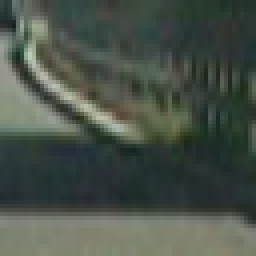
#> input picture images/image400.png, 64 x 64 px (shown 4 times larger)
$ python single_image_extract.py
#> lines starting #> are read from the running program, lines starting #| are printed output that depends on the picture
import cv2
import matplotlib.pyplot as plt
import numpy as np
from skimage.feature import hog

def get_hog_features(img, orient, pix_per_cell, cell_per_block,
                     vis=False, feature_vec=True):
    # Call with two outputs if vis==True
    if vis == True:
        features, hog_image = hog(img, orientations=orient,
                                  pixels_per_cell=(pix_per_cell, pix_per_cell),
                                  cells_per_block=(cell_per_block, cell_per_block),
                                  transform_sqrt=False,
                                  visualise=vis, feature_vector=feature_vec)
        return features, hog_image
    # Otherwise call with one output
    else:
        features = hog(img, orientations=orient,
                       pixels_per_cell=(pix_per_cell, pix_per_cell),
                       cells_per_block=(cell_per_block, cell_per_block),
                       transform_sqrt=False,
                       visualise=vis, feature_vector=feature_vec)
        return features

hog_features_param = {'orient': 9,
                      'pix_per_cell': 8,
                      'cell_per_block': 2}

#img = cv2.imread("../images/image0749.png")
img = cv2.imread("../images/image400.png")
#> img is the input picture: shape (64, 64, 3); mean B, G, R 73.2, 82.3, 73.4
img = cv2.cvtColor(img, cv2.COLOR_BGR2YCrCb)
#> img: shape (64, 64, 3); mean of channels 0, 1, 2 78.6, 124.3, 124.9

for channel in range(0, 3):
    feature, hog_img = get_hog_features(img[:,:,channel], 9, 8, 2, vis=True, feature_vec=True)
    hog_img = cv2.resize(hog_img, (150,150))
    plt.imsave('../images/notcar_img_' + str(channel) + '.png', cv2.resize(img[:,:,channel], (150,150)), cmap='gray')
    plt.imsave('../images/notcar_hog_' + str(channel) + '.png', hog_img, cmap='gray')
#> this loop made 3 passes
#> pass 1, `feature, hog_img = get_hog_features(img[:,:,channel], 9, 8, 2, vis=Tru..`:
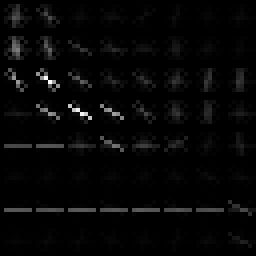
#> hog_img: shape (64, 64) float64 (shown 4 times larger); min 0, max 63.1, mean 1.6; drawn with min black and max white
#> pass 1, `hog_img = cv2.resize(hog_img, (150,150))`:
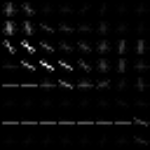
#> hog_img: shape (150, 150) float64; min 0, max 56.95, mean 1.6; drawn with min black and max white
#> pass 1, `plt.imsave('../images/notcar_img_' + str(channel) + '.png', cv2.resize..`:
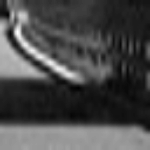
#> saved as notcar_img_0.png: shape (150, 150, 3); min 0, max 255, mean 73.5

$ run again, with images/image0749.png copied over images/image400.png
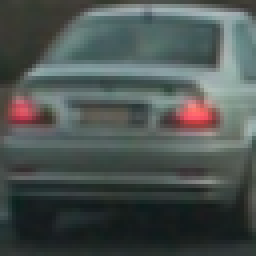
#> input picture images/image0749.png, 64 x 64 px (shown 4 times larger)
#> img is the input picture: shape (64, 64, 3); mean B, G, R 81.4, 83.9, 76
#> img: shape (64, 64, 3); mean of channels 0, 1, 2 81.2, 124.2, 128.1
#> the loop `for channel in range(0, 3):` made 3 passes
#> pass 1, `hog_img = cv2.resize(hog_img, (150,150))`:
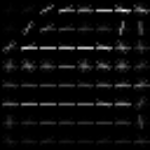
#> hog_img: shape (150, 150) float64; min 0, max 44.33, mean 2.1; drawn with min black and max white
#> pass 1, `plt.imsave('../images/notcar_img_' + str(channel) + '.png', cv2.resize..`:
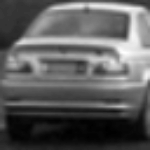
#> saved as notcar_img_0.png: shape (150, 150, 3); min 0, max 255, mean 92.8
